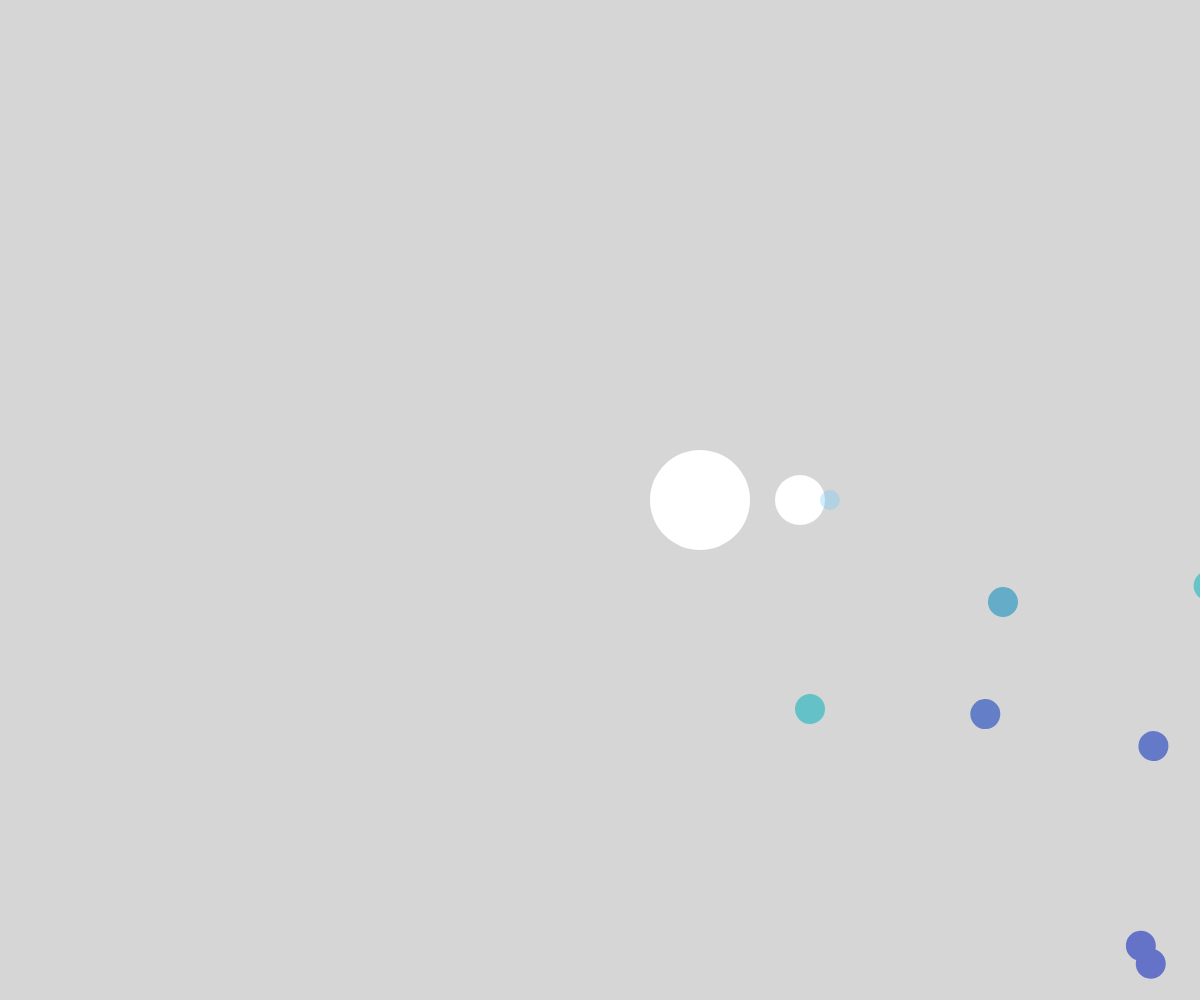
Frame 1 (no input)
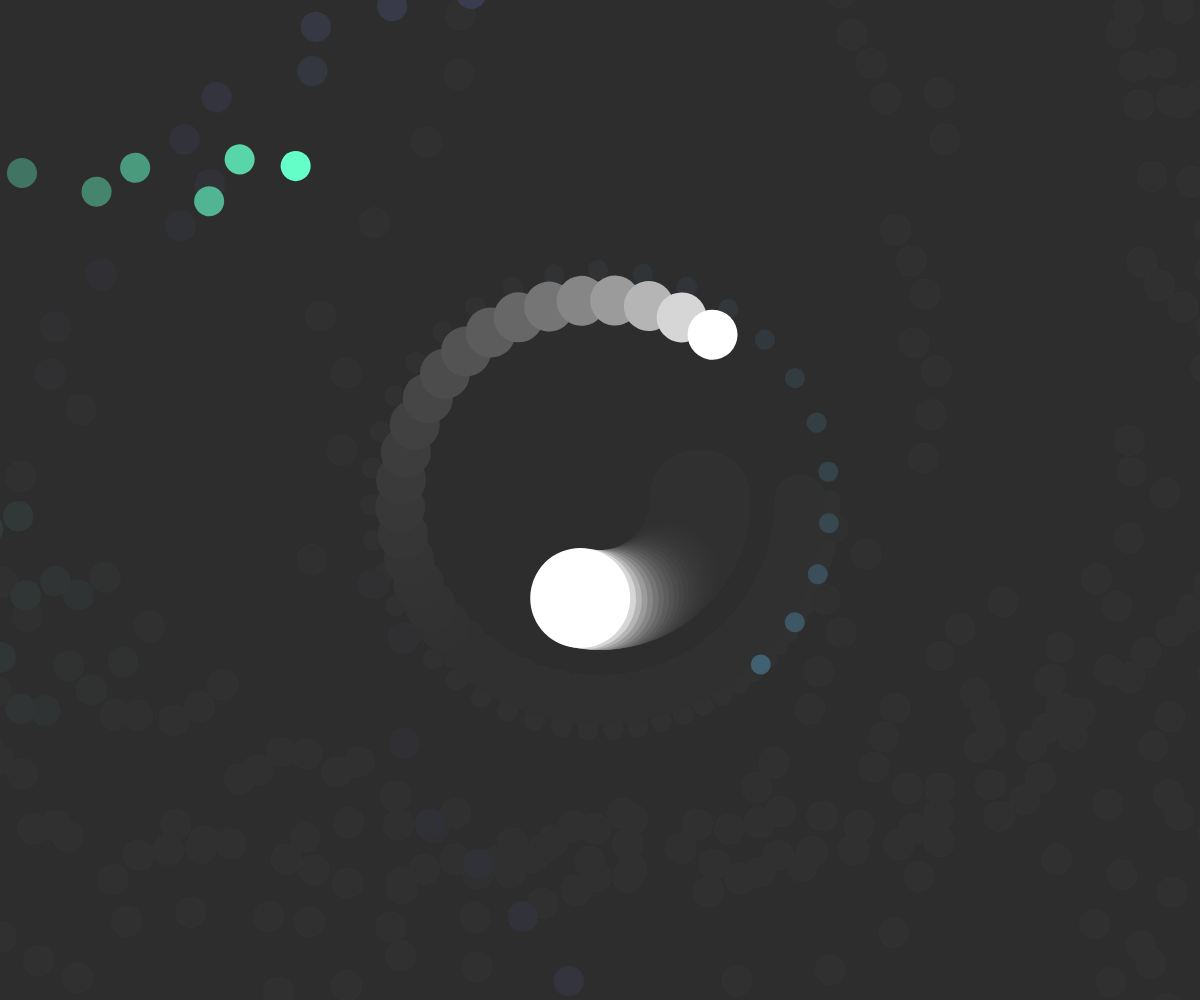
Frame 60 (no input)
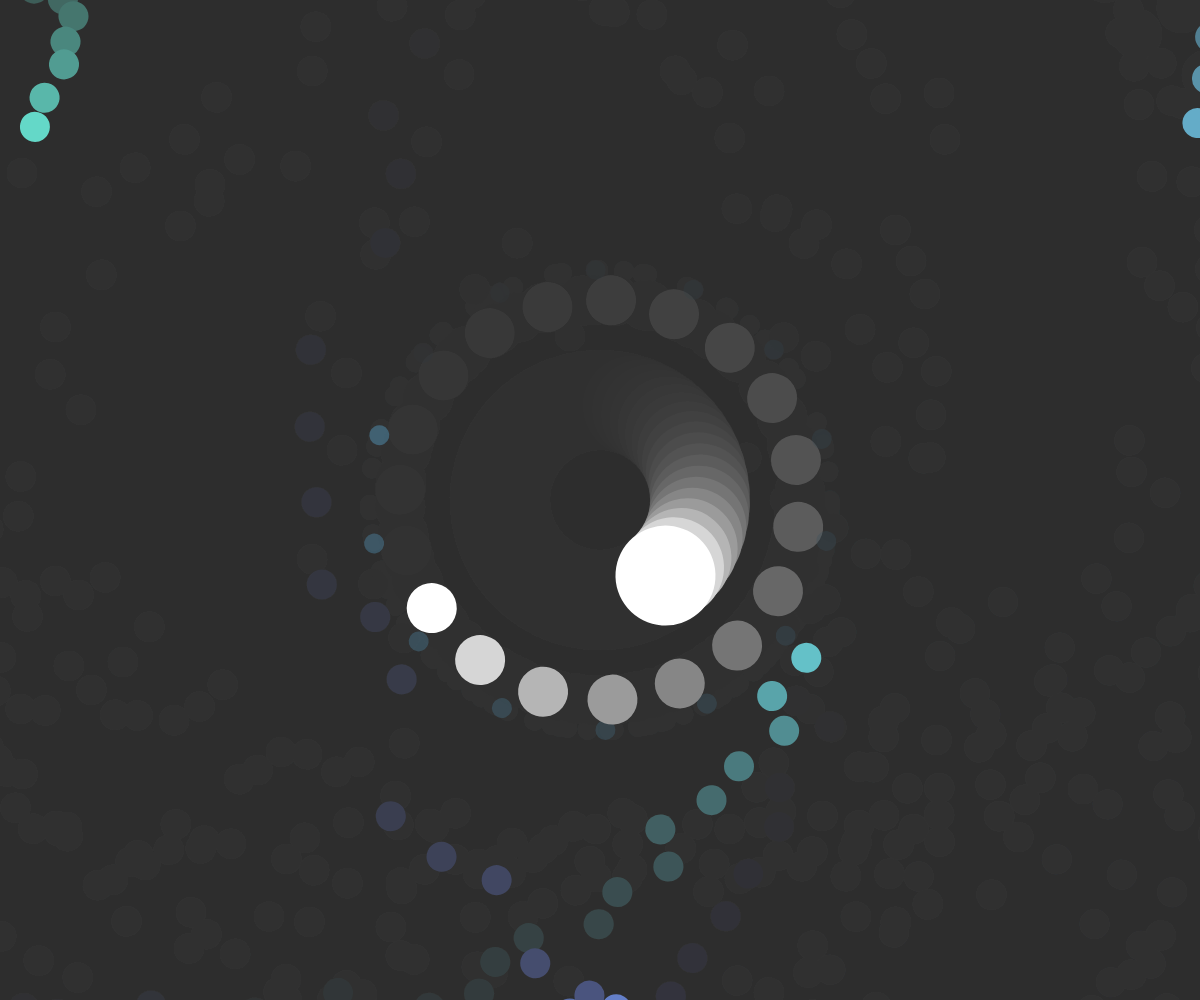
Frame 120 (the mouse pressed at the canvas centre since frame 60)

The p5.js sketch that drew these frames (run headless with seeded random() and noise() and a simulated clock; from frame 60 on, the mouse is pressed at the canvas centre):

// p5.js sketch
// ── sketch.js
let angle = 0;
let v = 0;
let a = 0.001;
let movers = [];

function setup() {
  createCanvas(windowWidth, windowHeight);

  for (let i = 0; i < 20; i++) {
    movers.push(
      new Mover(
        random(width),
        random(height),
        color(100, random(100, 255), 200)
      )
    );
  }
}

function draw() {
  background(50, 50);

  fill(255);
  noStroke();
  push();
  rectMode(CENTER);
  translate(width / 2, height / 2);
  rotate(angle);
  ellipse(100, 0, 100, 100);
  rotate(angle * 2);
  ellipse(200, 0, 50, 50);
  rotate(angle);
  fill(100, 200, 255, 80);
  ellipse(230, 0, 20, 20);
  // rect(250, 0, 10, 50);
  pop();

  v += a;
  angle += v;
  for (let i = 0; i < movers.length; i++) {
    movers[i].update();
    movers[i].display();
  }
}

// ── mover.js
class Mover {
  constructor(x, y, color) {
    this.position = createVector(x, y);
    this.velocity = createVector();
    this.acceleration = createVector();
    this.mass = 1.0;
    this.angle = 0;
    this.angleVelocity = random(-0.1, 0.1);
    this.angleAcceleration = 0.1;
    this.color = color;
    this.size = random(30, 100);
  }

  update() {
    this.velocity.add(this.acceleration);
    this.velocity.mult(0.3);
    this.position.add(this.velocity);
    this.angleAcceleration = this.acceleration.x / 10.0;

    this.angleVelocity += this.angleAcceleration;
    this.angleVelocity = constrain(this.angleVelocity, -0.1, 0.1);

    this.angle += this.angleVelocity;
    this.acceleration.mult(0);

    // 마우스와의 거리에 따라 크기 조정
    this.updateSizeBasedOnMouseDistance();
  }

  updateSizeBasedOnMouseDistance() {
    let distance = dist(mouseX, mouseY, this.position.x, this.position.y);
    if (distance < 100) {
      let newSize = map(distance, 0, 100, 100, 30);
      this.size = newSize;
    } else {
      this.size = 30;
    }
  }

  display() {
    noStroke();
    fill(this.color);
    rectMode(CENTER);

    push();
    translate(this.position.x, this.position.y); // 회전 중심
    rotate(this.angle);
    ellipse(
      windowWidth / 2 + random(0, 100),
      windowHeight / 2,
      this.size,
      this.size
    );
    pop();
  }
}
